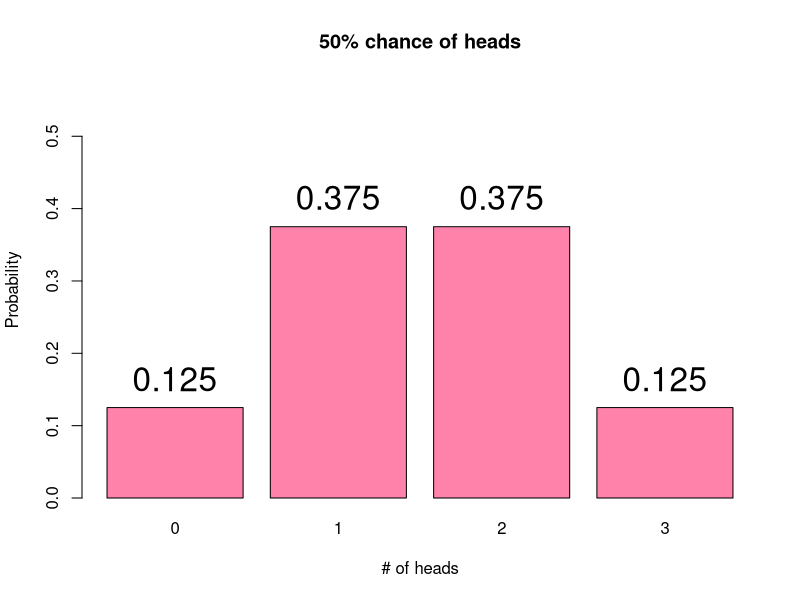
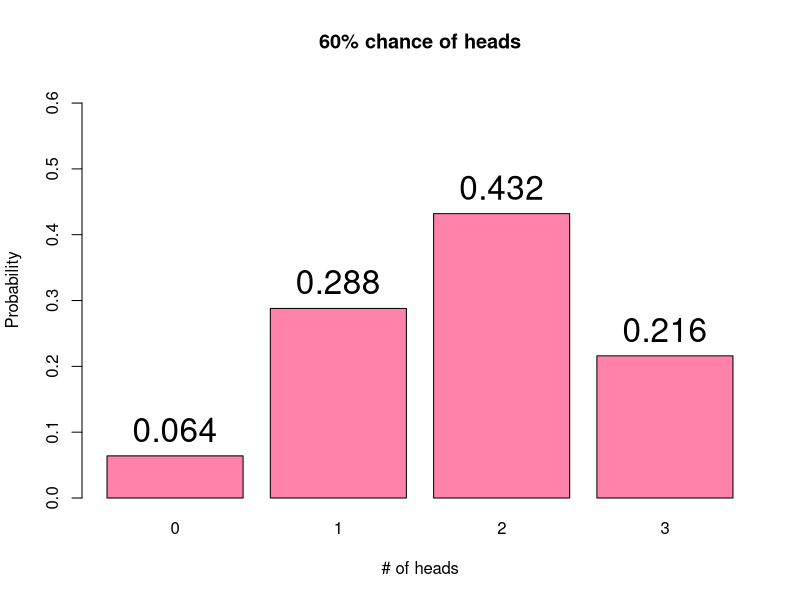
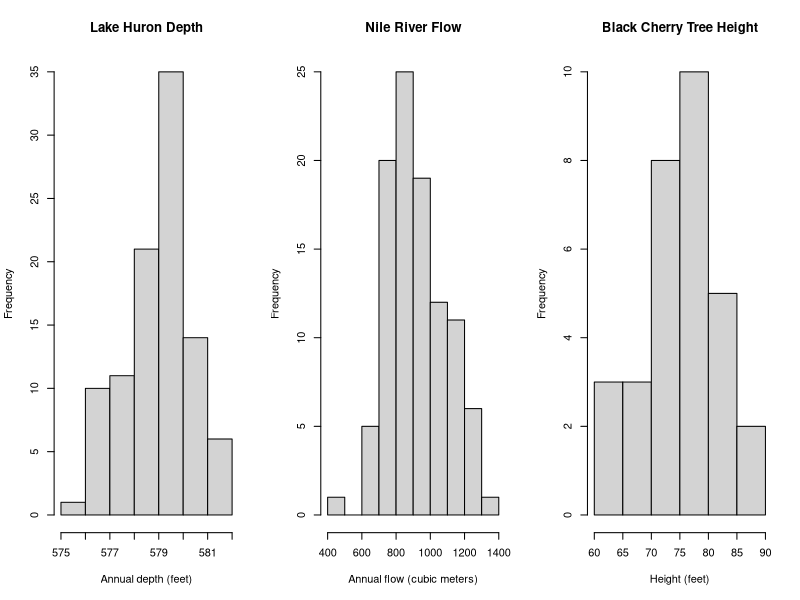
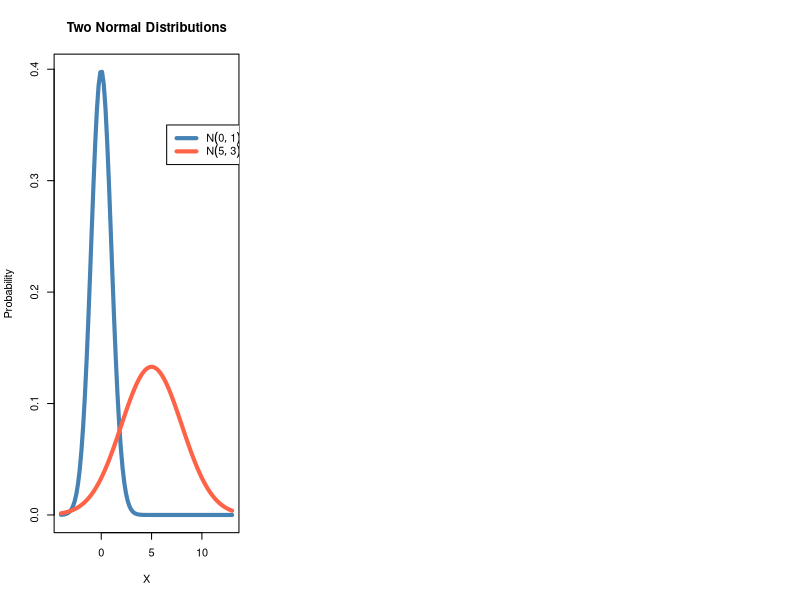
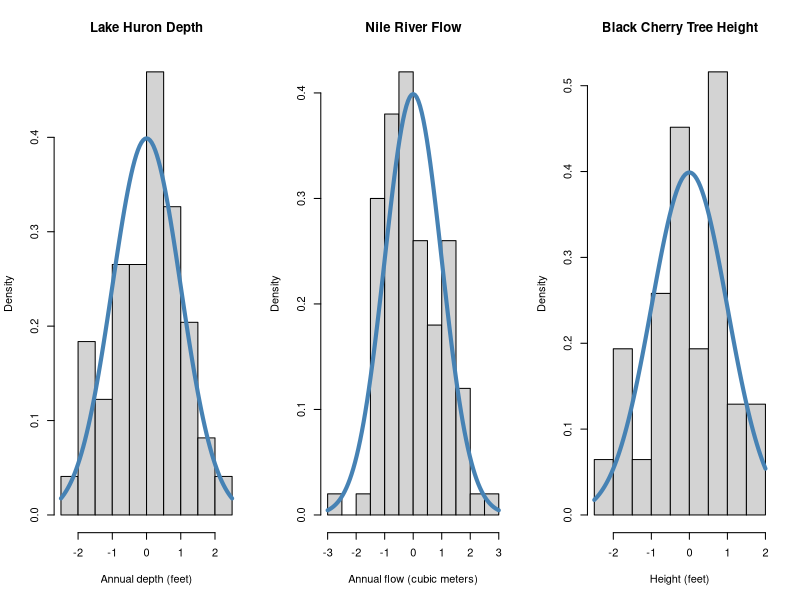
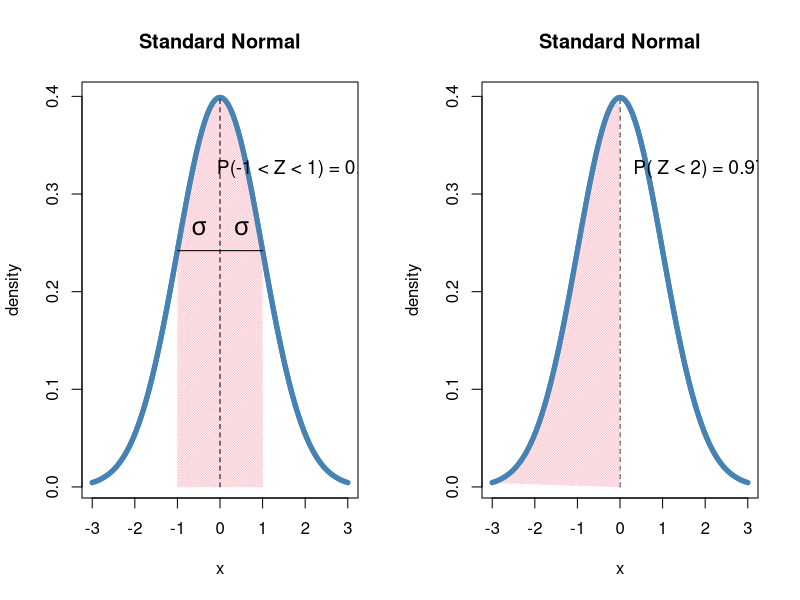

R code for these plots, in order:
## ---- chunk 1
x <- 0:3
y <- dbinom(x, size = 3, prob = 0.5)
scaleFac1 <- sum(y) * 0.2
scaleFac2 <- sum(y) * 0.04
my_bar <- barplot(y, names.arg = x, col = 'palevioletred1',
                      ylim = c(0, max(y) + scaleFac1),
                  xlab = '# of heads',
                  ylab = 'Probability',
                  main = '50% chance of heads')
text(my_bar, y + scaleFac2, y, cex = 2)
## ---- chunk 2
x <- 0:3
y <- dbinom(x, size = 3, prob = 0.6)
scaleFac1 <- sum(y) * 0.2
scaleFac2 <- sum(y) * 0.04
my_bar <- barplot(y, names.arg = x, col = 'palevioletred1',
                      ylim = c(0, max(y) + scaleFac1),
                  xlab = '# of heads',
                  ylab = 'Probability',
                  main = '60% chance of heads')
text(my_bar, y + scaleFac2, y, cex = 2)
## ---- chunk 3
x <- 0:3
y <- dbinom(x, 3, 0.5)
tmp <- data.frame(x, y)
knitr::kable(tmp, col.names = c('x', 'P(X = x)'), align = 'c') |> 
  kableExtra::kable_styling(full_width = FALSE)
## ---- chunk 4
par(mfrow = c(1, 3))
hist(LakeHuron, xlab = 'Annual depth (feet)', main = 'Lake Huron Depth')
hist(Nile, xlab = 'Annual flow (cubic meters)', main = 'Nile River Flow')
hist(trees$Height, xlab = 'Height (feet)', main = 'Black Cherry Tree Height')
## ---- chunk 5
curve(dnorm(x, 0, 1), from = -4, to = 13, lwd = 4,
      col = 'steelblue', ylab = 'Probability', xlab = 'X',
      main = "Two Normal Distributions")
curve(dnorm(x, 5, 3), add = TRUE, lwd = 4, col = 'tomato')
legend(x = 6.5, y = 0.35, legend = c(expression(N(0,1)),
                                     expression(N(5,3))),
       lwd = 4, col = c("steelblue", "tomato"))
## ---- chunk 6
par(mfrow = c(1, 3))
mkstd <- function(x) (x-mean(x))/sd(x)
hist(mkstd(LakeHuron), freq = FALSE, xlab = 'Annual depth (feet)', 
     main = 'Lake Huron Depth')
curve(dnorm(x), add = TRUE, col = 'steelblue', lwd = 4)
hist(mkstd(Nile), freq = FALSE, xlab = 'Annual flow (cubic meters)', 
     main = 'Nile River Flow')
curve(dnorm(x), add = TRUE, col = 'steelblue', lwd = 4)
hist(mkstd(trees$Height), freq = FALSE, xlab = 'Height (feet)', 
     main = 'Black Cherry Tree Height')
curve(dnorm(x), add = TRUE, col = 'steelblue', lwd = 4)
## ---- chunk 7
## note, for each plot, the first curve effectively sets the frame, 
# then the polygon is drawn, then the curve again to be over the polygone.
# probably neater way to do this but oh well ¯\_(ツ)_/¯

par(mfrow = c(1, 2))
curve(dnorm(x, 0, 1), from = -3, to = 3, lwd = 5, col = 'steelblue',
      ylab = 'density', main = "Standard Normal")
x <- seq(-2, 2, 0.01)
y <- dnorm(x)
z <- 1
#axis(1, at = c(-z, 0, z), labels = c(expression(-z[alpha]), 0, expression(z[alpha])))
polygon(c(-z, x[x > -z & x < z], z ),
        c(0, y[x > -z & x < z], 0), col = 'pink',angle = 45, density = 55,
        border = FALSE)
curve(dnorm(x, 0, 1), from = -3, to = 3, lwd = 5, col = 'steelblue',
      ylab = 'density', main = "Standard Normal", add = TRUE) 

text(2, 0.325, cex = 1.15,
     labels = expression(paste("P(-", 1, " < Z < ", 1, ") = ", 0.683)))
lines(x = c(-1, 1), y = c(dnorm(1,0,1), dnorm(1,0,1)))
lines(x = c(0,0), y = c(0, dnorm(0, 0, 1)), lty = 2)
text(x = 0.5, y = 0.265, labels = expression(sigma), cex = 1.5)
text(x = -0.5, y = 0.265, labels = expression(sigma), cex = 1.5)

###

curve(dnorm(x, 0, 1), from = -3, to = 3, lwd = 5, col = 'steelblue',
      ylab = 'density', main = "Standard Normal")
lines(x = c(0,0), y = c(0, dnorm(0, 0, 1)), lty = 2)
x <- seq(-3, 0, 0.01)
y <- dnorm(x)
z <- 0
#axis(1, at = c(-z, 0, z), labels = c(expression(-z[alpha]), 0, expression(z[alpha])))
polygon(c(-z, x[x < z], z ),
        c(0, y[x < z], 0), col = 'pink',angle = 45, density = 55,
        border = FALSE)
curve(dnorm(x, 0, 1), from = -3, to = 3, lwd = 5, col = 'steelblue',
      ylab = 'density', main = "Standard Normal", add = TRUE)
text(2, 0.325, cex = 1.15,
     labels = expression(paste("P( Z < ", 2, ") = ", 0.978)))
